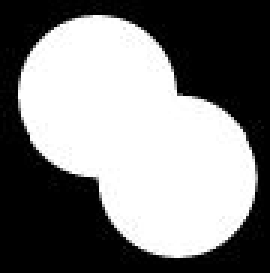
#> input picture case1/DistanceTransform/2cell.jpg, 90 x 91 px (shown 3 times larger)
$ python demo_distance_transform.py
#> lines starting #> are read from the running program, lines starting #| are printed output that depends on the picture; after the words box and inside, x2 and y2 are one past the last pixel; in counts of white or black regions, pixels touching at a corner belong together
import cv2 as cv
import numpy as np
import matplotlib.pyplot as plt

# Load image
img = cv.imread("2cell.jpg", cv.IMREAD_GRAYSCALE)
#> img is the input picture: shape (91, 90); min 0, max 255, mean 127.4

# Binarize the image
b_img = cv.threshold(img, 120, 255, cv.THRESH_BINARY)[1]
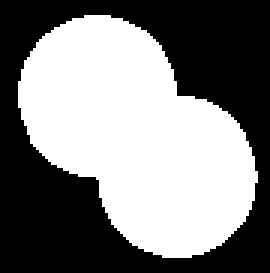
#> b_img: shape (91, 90) (shown 3 times larger); 50% white; 1 black region, box (x1, y1, x2, y2) and area: (0, 0, 90, 91) 4092

# Distance transform
dist_img = cv.distanceTransform(b_img, cv.DIST_L2, 3)
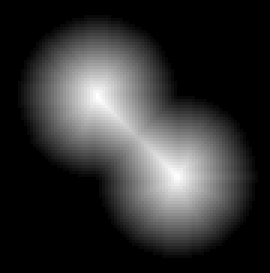
#> dist_img: shape (91, 90) float32 (shown 3 times larger); min 0, max 25.78, mean 5.1; drawn with min black and max white

# Normalize the distance image for range = {0.0, 1.0}
# so we can visualize and threshold it
cv.normalize(dist_img, dist_img, 0, 1.0, cv.NORM_MINMAX)
out = cv.threshold(dist_img, 0.8, 1.0, cv.THRESH_BINARY)[1]
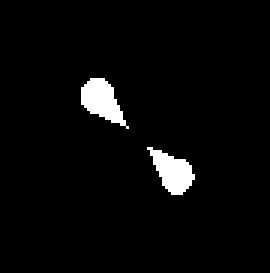
#> out: shape (91, 90) float32 (shown 3 times larger); values 0 (black) and 1 (white), 3.5% white; 2 white regions, box (x1, y1, x2, y2) and area: (27, 26, 43, 43) 145, (49, 49, 65, 65) 138

# Show image
cv.imshow("input", b_img)
cv.imshow("distance", dist_img)
cv.imshow("output", out)
cv.waitKey(0)
cv.destroyAllWindows()
